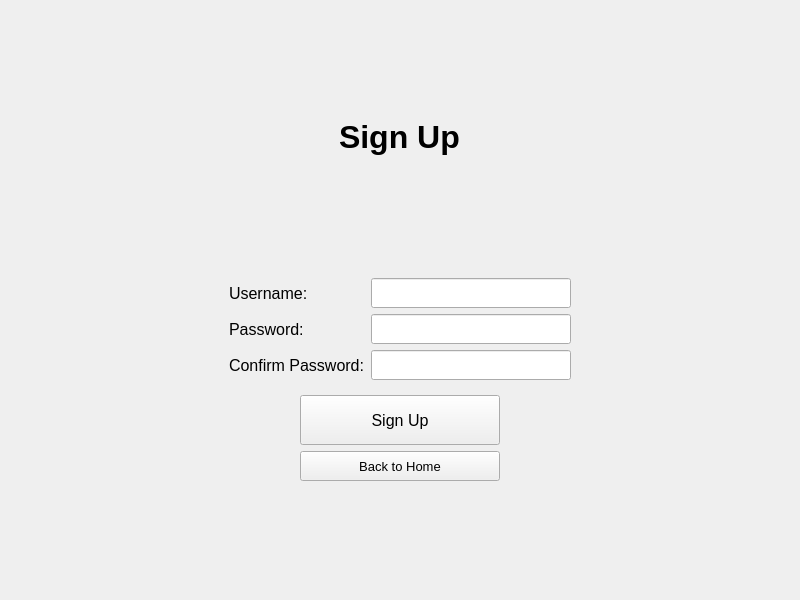
<?xml version="1.0" encoding="UTF-8"?>
<ui version="4.0">
 <class>SignupPage</class>
 <widget class="QWidget" name="SignupPage">
  <property name="geometry">
   <rect>
    <x>0</x>
    <y>0</y>
    <width>800</width>
    <height>600</height>
   </rect>
  </property>
  <property name="windowTitle">
   <string>Sign Up</string>
  </property>
  <layout class="QVBoxLayout" name="verticalLayout">
   <item>
    <spacer name="verticalSpacer">
     <property name="orientation">
      <enum>Qt::Vertical</enum>
     </property>
     <property name="sizeHint" stdset="0">
      <size>
       <width>20</width>
       <height>40</height>
      </size>
     </property>
    </spacer>
   </item>
   <item alignment="Qt::AlignHCenter">
    <widget class="QLabel" name="titleLabel">
     <property name="font">
      <font>
       <pointsize>24</pointsize>
       <bold>true</bold>
      </font>
     </property>
     <property name="text">
      <string>Sign Up</string>
     </property>
    </widget>
   </item>
   <item>
    <spacer name="verticalSpacer_2">
     <property name="orientation">
      <enum>Qt::Vertical</enum>
     </property>
     <property name="sizeHint" stdset="0">
      <size>
       <width>20</width>
       <height>40</height>
      </size>
     </property>
    </spacer>
   </item>
   <item alignment="Qt::AlignHCenter">
    <widget class="QWidget" name="formWidget" native="true">
     <layout class="QFormLayout" name="formLayout">
      <item row="0" column="0">
       <widget class="QLabel" name="usernameLabel">
        <property name="font">
         <font>
          <pointsize>12</pointsize>
         </font>
        </property>
        <property name="text">
         <string>Username:</string>
        </property>
       </widget>
      </item>
      <item row="0" column="1">
       <widget class="QLineEdit" name="usernameLineEdit">
        <property name="minimumSize">
         <size>
          <width>200</width>
          <height>30</height>
         </size>
        </property>
        <property name="font">
         <font>
          <pointsize>12</pointsize>
         </font>
        </property>
       </widget>
      </item>
      <item row="1" column="0">
       <widget class="QLabel" name="passwordLabel">
        <property name="font">
         <font>
          <pointsize>12</pointsize>
         </font>
        </property>
        <property name="text">
         <string>Password:</string>
        </property>
       </widget>
      </item>
      <item row="1" column="1">
       <widget class="QLineEdit" name="passwordLineEdit">
        <property name="minimumSize">
         <size>
          <width>200</width>
          <height>30</height>
         </size>
        </property>
        <property name="font">
         <font>
          <pointsize>12</pointsize>
         </font>
        </property>
        <property name="echoMode">
         <enum>QLineEdit::Password</enum>
        </property>
       </widget>
      </item>
      <item row="2" column="0">
       <widget class="QLabel" name="confirmPasswordLabel">
        <property name="font">
         <font>
          <pointsize>12</pointsize>
         </font>
        </property>
        <property name="text">
         <string>Confirm Password:</string>
        </property>
       </widget>
      </item>
      <item row="2" column="1">
       <widget class="QLineEdit" name="confirmPasswordLineEdit">
        <property name="minimumSize">
         <size>
          <width>200</width>
          <height>30</height>
         </size>
        </property>
        <property name="font">
         <font>
          <pointsize>12</pointsize>
         </font>
        </property>
        <property name="echoMode">
         <enum>QLineEdit::Password</enum>
        </property>
       </widget>
      </item>
     </layout>
    </widget>
   </item>
   <item alignment="Qt::AlignHCenter">
    <widget class="QPushButton" name="signupButton">
     <property name="minimumSize">
      <size>
       <width>200</width>
       <height>50</height>
      </size>
     </property>
     <property name="font">
      <font>
       <pointsize>12</pointsize>
      </font>
     </property>
     <property name="text">
      <string>Sign Up</string>
     </property>
    </widget>
   </item>
   <item alignment="Qt::AlignHCenter">
    <widget class="QPushButton" name="backButton">
     <property name="minimumSize">
      <size>
       <width>200</width>
       <height>30</height>
      </size>
     </property>
     <property name="font">
      <font>
       <pointsize>10</pointsize>
      </font>
     </property>
     <property name="text">
      <string>Back to Home</string>
     </property>
    </widget>
   </item>
   <item>
    <spacer name="verticalSpacer_3">
     <property name="orientation">
      <enum>Qt::Vertical</enum>
     </property>
     <property name="sizeHint" stdset="0">
      <size>
       <width>20</width>
       <height>40</height>
      </size>
     </property>
    </spacer>
   </item>
  </layout>
 </widget>
 <resources/>
 <connections/>
</ui> 
